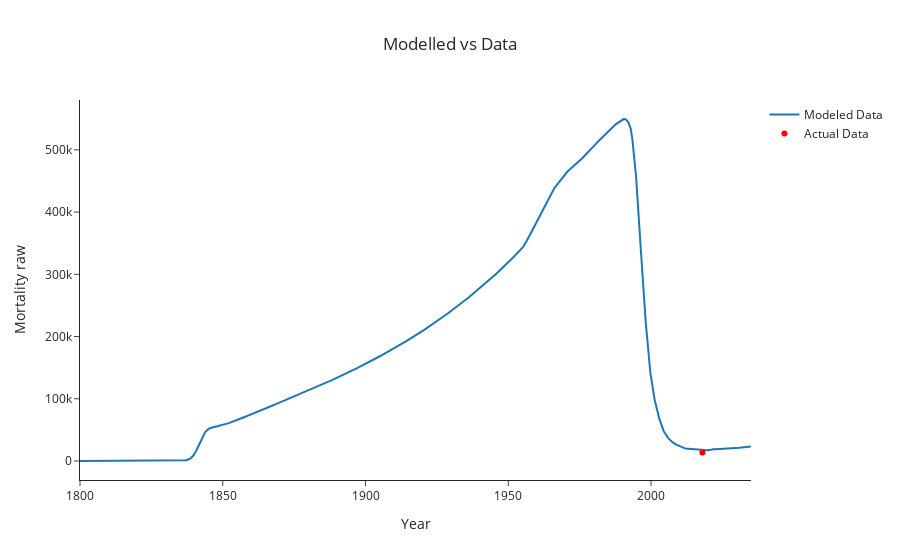

Source (notebook cell):
### Code cell
plot_model_vs_actual(
    derived_df_0, targets['mortality_raw'], "mortality_raw", "Mortality raw", "Modelled vs Data"
)

### Figure 1 — Plotly figure (JSON) as saved in the notebook; plotly's stock layout.template omitted (floating-point values rounded to 4 significant figures; data arrays with more than 128 entries replaced by an {"elided": "..."} marker saying what was removed)
{"data": [{"mode": "lines", "name": "Modeled Data", "type": "scatter", "x": {"elided": "2351 float values"}, "y": {"elided": "2351 float values"}}, {"marker": {"color": "red"}, "mode": "markers", "name": "Actual Data", "type": "scatter", "x": [2018], "y": [13850]}], "layout": {"title": {"text": "Modelled vs Data", "x": 0.5}, "xaxis": {"title": {"text": "Year"}}, "yaxis": {"title": {"text": "Mortality raw"}}}}
